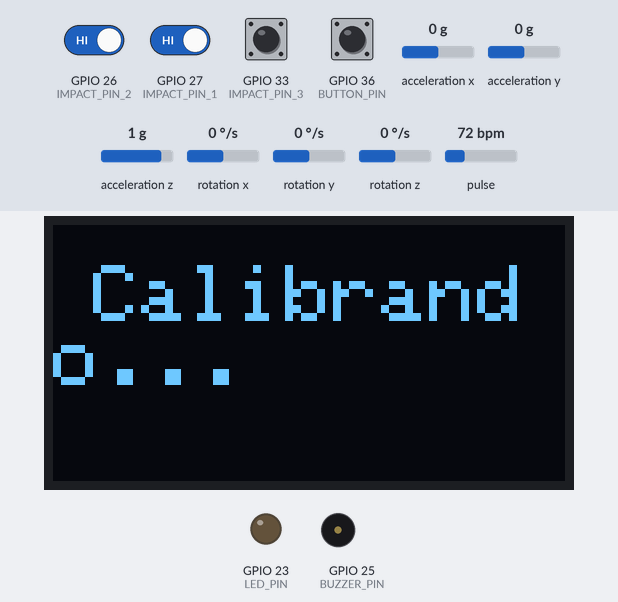
Simulated run of this sketch. Board: ESP32. Shown: 128×64 one-colour display, output pins drawn as LEDs (lit = HIGH), buzzer (waves = sounding, pin HIGH). The test bench sets the inputs (shaded band); at power-on: GPIO 26 (IMPACT_PIN_2), GPIO 27 (IMPACT_PIN_1), GPIO 33 (IMPACT_PIN_3), GPIO 36 (BUTTON_PIN) HIGH, pulse 72 bpm, acceleration x 0 g, acceleration y 0 g, acceleration z 1 g, rotation x 0 °/s, rotation y 0 °/s, rotation z 0 °/s. WiFi joins after 1.5 s; servers stay silent unless stated; what the sketch prints to the serial monitor is not drawn.

Above: at 8.0 s.
8.1 s: pulse set to 136 bpm
10.2 s: pulse set to 139 bpm
At 12.7 s:
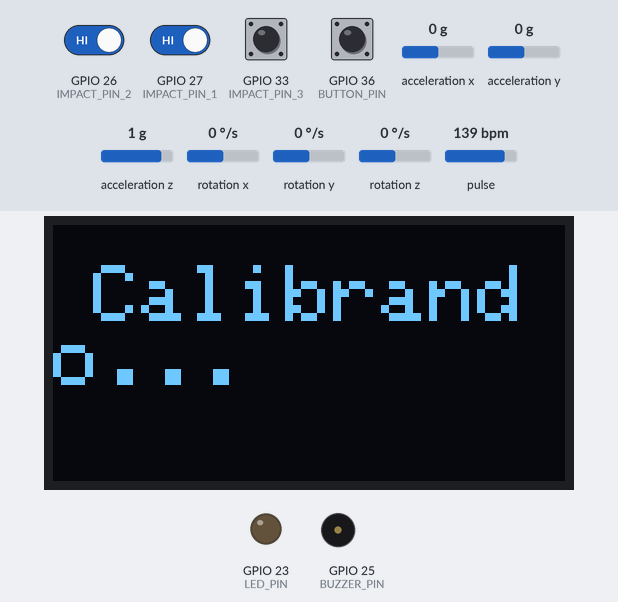
13.0 s: GPIO 36 (BUTTON_PIN) pulled LOW for 0.15 s
14.7 s: pulse set to 42 bpm
17.5 s: pulse set to 158 bpm
19.8 s: GPIO 26 (IMPACT_PIN_2) driven LOW and GPIO 27 (IMPACT_PIN_1) driven LOW
At 20.51 s:
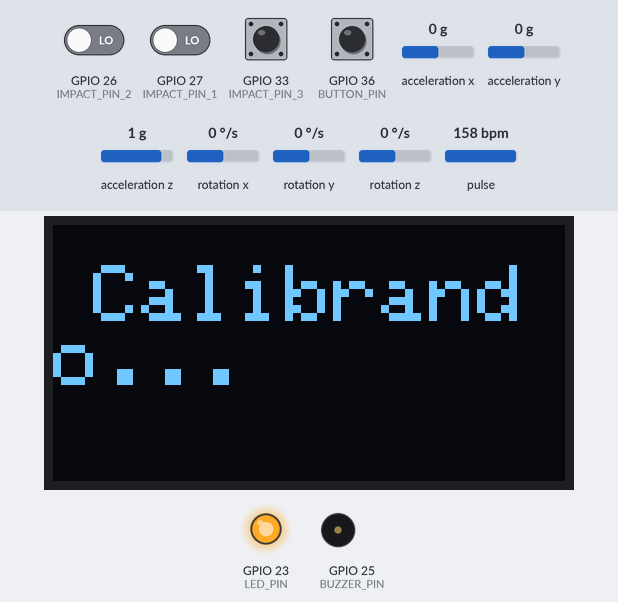
Timing chart, 0 to 23.8 s (numbered marks = the images above; inputs shaded):
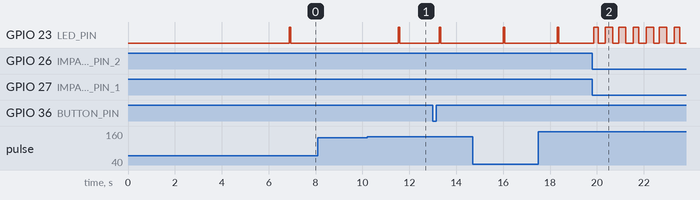

Measured:
- after the input at 8.1 s, every drawn part: stays the same
- after the input at 10.2 s, GPIO 23 (LED_PIN): LOW → HIGH after 1.3 s, → LOW 0.06 s later

The sketch:

codigo_final_copy_20261006124843.ino
```cpp
// ✅ CÓDIGO ACTUALIZADO PARA BASTÓN INTELIGENTE V2.1
// ✅ Con acumulación de triggers, tolerancia a sensores desconectados y mejor gestión de estados
// Incluye: LED como indicador de nivel de alerta, lógica de detección de caídas más robusta, mensajes claros en Serial

#include <Wire.h>
#include <WiFi.h>
#include <WiFiClientSecure.h>
#include <UniversalTelegramBot.h>
#include <MPU6050_tockn.h>
#include <Adafruit_GFX.h>
#include <Adafruit_SSD1306.h>
#include "MAX30105.h"
#include "heartRate.h"

// Pines
#define IMPACT_PIN_1    27
#define IMPACT_PIN_2    26
#define IMPACT_PIN_3    33
#define BUZZER_PIN      25
#define BUTTON_PIN      36
#define PIR_PIN         0
#define LED_PIN         23
#define SDA_PIN         21
#define SCL_PIN         22

// Pantalla
#define SCREEN_WIDTH 128
#define SCREEN_HEIGHT 64
#define OLED_RESET -1
Adafruit_SSD1306 display(SCREEN_WIDTH, SCREEN_HEIGHT, &Wire, OLED_RESET);

// Sensores
MPU6050 mpu(Wire);
MAX30105 particleSensor;

// Telegram
const char* ssid = "***********";
const char* password = "**********";
#define BOT_TOKEN "*********************************"
#define CHAT_ID "***************************"
WiFiClientSecure client;
UniversalTelegramBot bot(BOT_TOKEN, client);

// Estructuras
struct Sensors {
  bool impact1 = false;
  bool impact2 = false;
  bool impact3 = false;
  bool mpu = false;
  bool heart = false;
  bool pir = false;
  bool wifi = false;
};

struct Triggers {
  bool impact1 = false;
  bool impact2 = false;
  bool impact3 = false;
  bool fall = false;
  bool heart = false;
  bool motion = false;
};

Sensors sensors;
Triggers triggers;

// Estados
enum State {
  CALIBRATING,
  NORMAL,
  ALERT_PENDING,
  AWAIT_CONFIRMATION,
  EMERGENCY,
  CANCELLED
};

State currentState = CALIBRATING;

// Variables globales
unsigned long lastMotion = 0;
unsigned long lastTriggerTime = 0;
unsigned long ledTimer = 0;
unsigned long bpmLast = 0;
int triggerCount = 0;
int avgBPM = 0;
int totalFunctionalSensors = 0;
bool ledState = false;
bool heartAvailable = false;
bool mpuCalibrated = false;
float pitchBase = 0, rollBase = 0;
const float accelThreshold = 2.3;
const int BPM_MIN = 45, BPM_MAX = 130;
const unsigned long TIMEOUT_TRIGGER = 10000;
const unsigned long TIMEOUT_CONFIRM = 10000;

void setup() {
  Serial.begin(115200);
  Wire.begin(SDA_PIN, SCL_PIN);
  pinMode(BUZZER_PIN, OUTPUT);
  pinMode(LED_PIN, OUTPUT);
  pinMode(PIR_PIN, INPUT);
  pinMode(BUTTON_PIN, INPUT_PULLUP);
  pinMode(IMPACT_PIN_1, INPUT_PULLUP);
  pinMode(IMPACT_PIN_2, INPUT_PULLUP);
  pinMode(IMPACT_PIN_3, INPUT_PULLUP);

  display.begin(SSD1306_SWITCHCAPVCC, 0x3C);
  display.clearDisplay();
  display.setTextSize(2);
  display.setTextColor(WHITE);
  display.setCursor(10, 10);
  display.println("Calibrando...");
  display.display();

  mpu.begin();
  mpu.calcGyroOffsets(true);
  delay(2000);
  pitchBase = mpu.getAngleX();
  rollBase = mpu.getAngleY();
  mpuCalibrated = true;

  if (particleSensor.begin(Wire, I2C_SPEED_STANDARD)) {
    particleSensor.setup();
    heartAvailable = true;
  }

  connectWiFi();
  currentState = NORMAL;
  Serial.println("Sistema listo");
}

void loop() {
  readSensors();
  updateLED();

  if (digitalRead(BUTTON_PIN) == LOW) {
    Serial.println("Botón presionado. Cancelando alarma.");
    resetTriggers();
    currentState = CANCELLED;
  }

  switch (currentState) {
    case NORMAL:
      if (triggerCount > 0) {
        currentState = ALERT_PENDING;
        lastTriggerTime = millis();
        Serial.println("[ALERTA PENDIENTE] Primer trigger activado");
      }
      break;

    case ALERT_PENDING:
      if (triggerCount >= 2 && millis() - lastTriggerTime > 5000) {
        currentState = AWAIT_CONFIRMATION;
        Serial.println("[ESPERANDO CONFIRMACION] Triggers acumulados: " + String(triggerCount));
      } else if (millis() - lastTriggerTime > 5000) {
        resetTriggers();
        currentState = NORMAL;
        Serial.println("[ALERTA DESCARTADA] Solo un trigger activo");
      }
      break;

    case AWAIT_CONFIRMATION:
      if (triggerCount >= 4) {
        currentState = EMERGENCY;
        Serial.println("[EMERGENCIA DETECTADA]");
        sendAlert();
      } else if (millis() - lastTriggerTime > TIMEOUT_CONFIRM) {
        resetTriggers();
        currentState = NORMAL;
        Serial.println("[CANCELADO] No se acumuló suficiente evidencia");
      }
      break;

    case EMERGENCY:
      digitalWrite(BUZZER_PIN, HIGH);
      break;

    case CANCELLED:
      digitalWrite(BUZZER_PIN, LOW);
      digitalWrite(LED_PIN, LOW);
      resetTriggers();
      currentState = NORMAL;
      break;
  }

  delay(50);
}

void readSensors() {
  triggerCount = 0;

  if (mpuCalibrated) {
    mpu.update();
    float acc = sqrt(pow(mpu.getAccX(), 2) + pow(mpu.getAccY(), 2) + pow(mpu.getAccZ(), 2));
    if (acc > accelThreshold) {
      triggers.fall = true;
      triggerCount++;
    }
  }

  if (digitalRead(IMPACT_PIN_1) == LOW) { triggers.impact1 = true; triggerCount++; }
  if (digitalRead(IMPACT_PIN_2) == LOW) { triggers.impact2 = true; triggerCount++; }
  if (digitalRead(IMPACT_PIN_3) == LOW) { triggers.impact3 = true; triggerCount++; }

  if (heartAvailable) {
    long ir = particleSensor.getIR();
    if (checkForBeat(ir)) {
      long dt = millis() - bpmLast;
      if (dt > 250) {
        bpmLast = millis();
        int bpm = 60.0 / (dt / 1000.0);
        if (bpm > BPM_MAX || bpm < BPM_MIN) {
          triggers.heart = true;
          triggerCount++;
        }
      }
    }
  }

  if (digitalRead(PIR_PIN) == LOW && millis() - lastMotion > 15000) {
    triggers.motion = true;
    triggerCount++;
  } else if (digitalRead(PIR_PIN) == HIGH) {
    lastMotion = millis();
  }
}

void resetTriggers() {
  triggers = Triggers();
  triggerCount = 0;
  Serial.println("Triggers reseteados");
}

void sendAlert() {
  if (WiFi.status() == WL_CONNECTED) {
    String msg = "🚨 CAÍDA DETECTADA 🚨\n";
    msg += "Impactos: ";
    msg += (triggers.impact1 ? "1 " : "");
    msg += (triggers.impact2 ? "2 " : "");
    msg += (triggers.impact3 ? "3 " : "");
    msg += "\nMPU: ";
    msg += (triggers.fall ? "✔️" : "✖️");
    msg += "\nBPM: ";
    msg += (triggers.heart ? "Anómalos" : "OK");
    msg += "\nMovimiento: ";
    msg += (triggers.motion ? "NO" : "Sí");
    bot.sendMessage(CHAT_ID, msg, "");
  }
}

void updateLED() {
  int freq = triggerCount * 2;
  if (freq == 0) {
    digitalWrite(LED_PIN, LOW);
    return;
  }

  if (millis() - ledTimer > 1000 / freq) {
    ledState = !ledState;
    digitalWrite(LED_PIN, ledState);
    ledTimer = millis();
  }
}

void connectWiFi() {
  WiFi.begin(ssid, password);
  int t = 0;
  while (WiFi.status() != WL_CONNECTED && t < 20) {
    delay(500);
    Serial.print(".");
    t++;
  }
  if (WiFi.status() == WL_CONNECTED) {
    client.setInsecure();
    Serial.println("\nWiFi conectado: " + WiFi.localIP().toString());
    bot.sendMessage(CHAT_ID, "🟢 Sistema listo", "");
  } else {
    Serial.println("\n❌ Sin conexión WiFi");
  }
}
```
